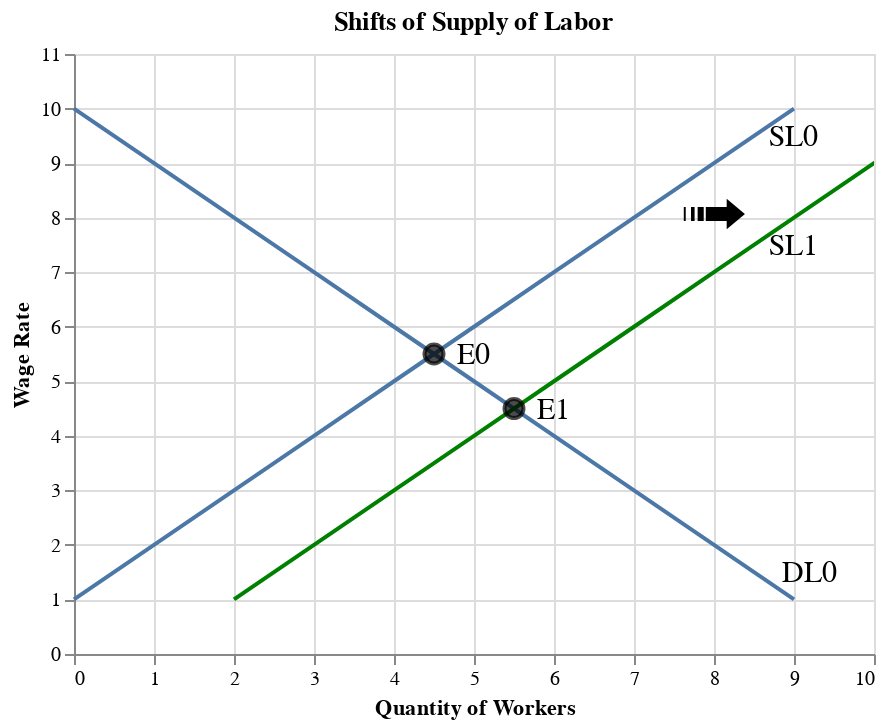

The cell this chart's notebook holds for it:
### Markdown cell above
## Shifting Resource Supply

**Changes in preferences for leisure**<br>
If people prefer less leisure time, they will choose to work more, increasing the supply of laborers (shift to right).

**Changes in population/immigration**<br>
If the population increases, or immigrants increases, the supply of laborers will increase (shift to right).

**Changes in working condition**<br>
If the work condition is improved, the supply of laborers will increase (shift to right).

**Changes in education/training**<br>
If the more people are educated , the supply of skilled laborers will increase (shift to right).

### Code cell
df_s2 = pd.DataFrame(data={'price': list(range(1, 11)),
                        'qs': list(range(2,12))
                       })

df_e = pd.DataFrame(data={'price': [4.5],
                        'q': [5.5]
                       })

fig_eq2 = alt.Chart(df_s2).mark_line(clip=True, color='green').encode(
    alt.X('qs', title='Quantity of Workers', scale=alt.Scale(domain=[0,10])),
    alt.Y('price', title='Wage Rate', scale=alt.Scale(domain=[0,11])),
) + alt.Chart(df_e).mark_point(size=90, color='black', fill='black').encode(
    x='q',
    y='price'
)

text2 = alt.Chart({'values':[{'x': 9, 'y': 9.5}]}).mark_text(
    text='SL0',
    fontSize=15
).encode(x='x:Q', y='y:Q')

text3 = alt.Chart({'values':[{'x': 5, 'y': 5.5}]}).mark_text(
    text='E0',
    fontSize=15
).encode(x='x:Q', y='y:Q')

text4 = alt.Chart({'values':[{'x': 6, 'y': 4.5}]}).mark_text(
    text='E1',
    fontSize=15
).encode(x='x:Q', y='y:Q')

text5 = alt.Chart({'values':[{'x': 8, 'y': 8}]}).mark_text(
    text='➟',
    fontSize=40
).encode(x='x:Q', y='y:Q')

text6 = alt.Chart({'values':[{'x': 9, 'y': 7.5}]}).mark_text(
    text='SL1',
    fontSize=15
).encode(x='x:Q', y='y:Q')


(fig_eq + text1 + text2 + text3 + text4 + text5 + text6 +fig_eq2).properties(title='Shifts of Supply of Labor')

### Figure 1 — Vega-Lite specification as saved in the notebook (floating-point values rounded to 4 significant figures)
{"config": {"view": {"continuousWidth": 400, "continuousHeight": 300}}, "layer": [{"data": {"name": "data-b52e021a0734944d4e2e38e1163d0639"}, "mark": "line", "encoding": {"x": {"type": "quantitative", "field": "qd", "scale": {"domain": [0, 10]}, "title": "Quantity of Workers"}, "y": {"type": "quantitative", "field": "price", "scale": {"domain": [0, 11]}, "title": "Wage Rate"}}}, {"data": {"name": "data-f4791e6d2c5433b743c328a8f6f72260"}, "mark": "line", "encoding": {"x": {"type": "quantitative", "field": "qs", "scale": {"domain": [0, 10]}, "title": "Quantity of Workers"}, "y": {"type": "quantitative", "field": "price", "scale": {"domain": [0, 11]}, "title": "Wage Rate"}}}, {"data": {"name": "data-d399b823e5ed27652ccca1b73313cabb"}, "mark": {"type": "point", "color": "black", "fill": "black", "size": 90}, "encoding": {"x": {"type": "quantitative", "field": "q"}, "y": {"type": "quantitative", "field": "price"}}}, {"data": {"name": "data-93f18ea3f997e46b4c8a77fe4feec911"}, "mark": {"type": "text", "fontSize": 15, "text": "DL0"}, "encoding": {"x": {"type": "quantitative", "field": "x"}, "y": {"type": "quantitative", "field": "y"}}}, {"data": {"name": "data-78eb422e47dc010e08ec7870329a9a72"}, "mark": {"type": "text", "fontSize": 15, "text": "SL0"}, "encoding": {"x": {"type": "quantitative", "field": "x"}, "y": {"type": "quantitative", "field": "y"}}}, {"data": {"name": "data-7e100178d0b30ff53f5f746e95732883"}, "mark": {"type": "text", "fontSize": 15, "text": "E0"}, "encoding": {"x": {"type": "quantitative", "field": "x"}, "y": {"type": "quantitative", "field": "y"}}}, {"data": {"name": "data-81edcdd18f4710a77af8f8e1468b7292"}, "mark": {"type": "text", "fontSize": 15, "text": "E1"}, "encoding": {"x": {"type": "quantitative", "field": "x"}, "y": {"type": "quantitative", "field": "y"}}}, {"data": {"name": "data-fd29a84a6539c93dda5c0400e94307fe"}, "mark": {"type": "text", "fontSize": 40, "text": "➟"}, "encoding": {"x": {"type": "quantitative", "field": "x"}, "y": {"type": "quantitative", "field": "y"}}}, {"data": {"name": "data-d1a7ace4bd5b7425fbe8b74446407f22"}, "mark": {"type": "text", "fontSize": 15, "text": "SL1"}, "encoding": {"x": {"type": "quantitative", "field": "x"}, "y": {"type": "quantitative", "field": "y"}}}, {"layer": [{"data": {"name": "data-167be7727574e7eb70c072f365fe0acd"}, "mark": {"type": "line", "clip": true, "color": "green"}, "encoding": {"x": {"type": "quantitative", "field": "qs", "scale": {"domain": [0, 10]}, "title": "Quantity of Workers"}, "y": {"type": "quantitative", "field": "price", "scale": {"domain": [0, 11]}, "title": "Wage Rate"}}}, {"data": {"name": "data-fb8ec82848cda1416a672712c332059e"}, "mark": {"type": "point", "color": "black", "fill": "black", "size": 90}, "encoding": {"x": {"type": "quantitative", "field": "q"}, "y": {"type": "quantitative", "field": "price"}}}]}], "title": "Shifts of Supply of Labor", "$schema": "https://vega.github.io/schema/vega-lite/v4.8.1.json", "datasets": {"data-b52e021a0734944d4e2e38e1163d0639": [{"price": 1, "qd": 9}, {"price": 2, "qd": 8}, {"price": 3, "qd": 7}, {"price": 4, "qd": 6}, {"price": 5, "qd": 5}, {"price": 6, "qd": 4}, {"price": 7, "qd": 3}, {"price": 8, "qd": 2}, {"price": 9, "qd": 1}, {"price": 10, "qd": 0}], "data-f4791e6d2c5433b743c328a8f6f72260": [{"price": 1, "qs": 0}, {"price": 2, "qs": 1}, {"price": 3, "qs": 2}, {"price": 4, "qs": 3}, {"price": 5, "qs": 4}, {"price": 6, "qs": 5}, {"price": 7, "qs": 6}, {"price": 8, "qs": 7}, {"price": 9, "qs": 8}, {"price": 10, "qs": 9}], "data-d399b823e5ed27652ccca1b73313cabb": [{"price": 5.5, "q": 4.5}], "data-93f18ea3f997e46b4c8a77fe4feec911": [{"x": 9.2, "y": 1.5}], "data-78eb422e47dc010e08ec7870329a9a72": [{"x": 9, "y": 9.5}], "data-7e100178d0b30ff53f5f746e95732883": [{"x": 5, "y": 5.5}], "data-81edcdd18f4710a77af8f8e1468b7292": [{"x": 6, "y": 4.5}], "data-fd29a84a6539c93dda5c0400e94307fe": [{"x": 8, "y": 8}], "data-d1a7ace4bd5b7425fbe8b74446407f22": [{"x": 9, "y": 7.5}], "data-167be7727574e7eb70c072f365fe0acd": [{"price": 1, "qs": 2}, {"price": 2, "qs": 3}, {"price": 3, "qs": 4}, {"price": 4, "qs": 5}, {"price": 5, "qs": 6}, {"price": 6, "qs": 7}, {"price": 7, "qs": 8}, {"price": 8, "qs": 9}, {"price": 9, "qs": 10}, {"price": 10, "qs": 11}], "data-fb8ec82848cda1416a672712c332059e": [{"price": 4.5, "q": 5.5}]}}
